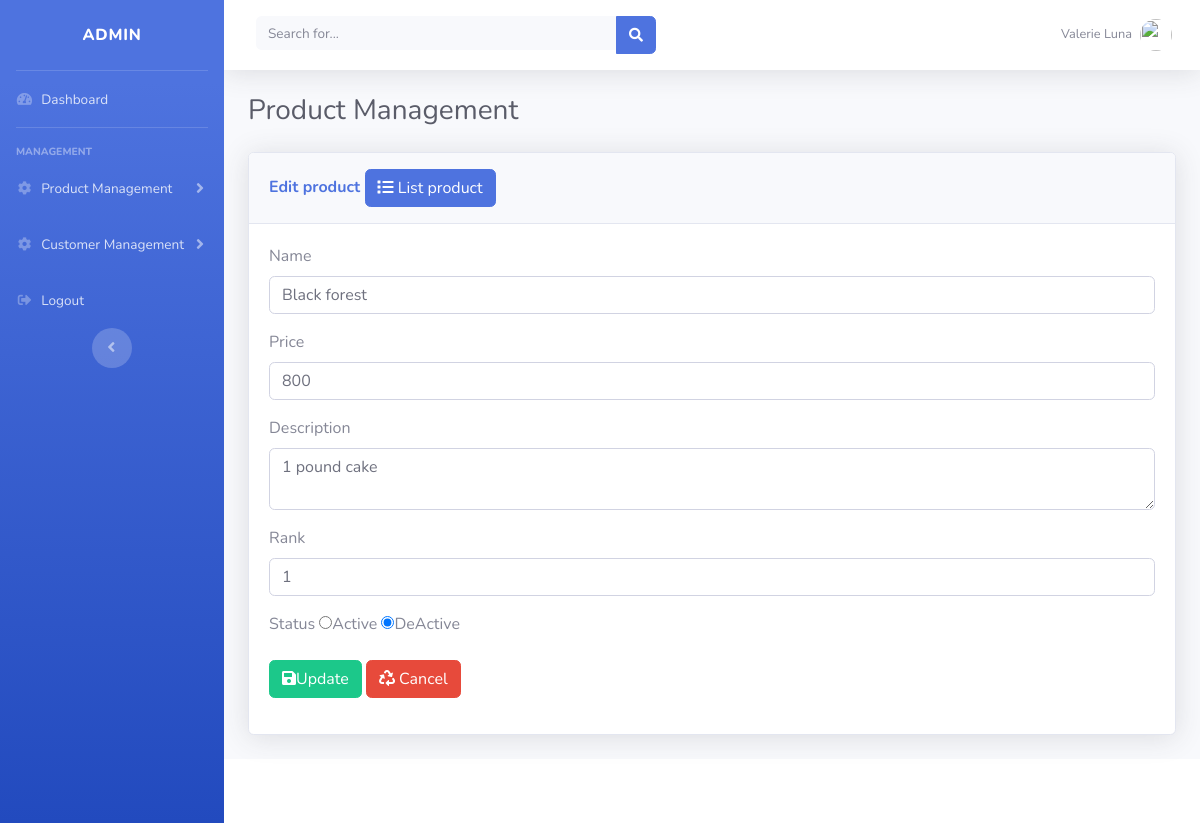
/admin/product_edit.php?id=2 (signed in), run on the app's committed database.
### tables this page shows
CREATE TABLE `tbl_product` (
  `id` int(11) NOT NULL,
  `name` varchar(255) NOT NULL,
  `price` int(11) NOT NULL,
  `description` text,
  `status` tinyint(1) NOT NULL DEFAULT '0',
  `rank` int(11) NOT NULL,
  `created_at` datetime DEFAULT NULL,
  `updated_at` datetime DEFAULT NULL,
  `created_by` varchar(30) DEFAULT NULL,
  `image` varchar(255) DEFAULT NULL,
  `updated_by` varchar(30) DEFAULT NULL
);

### admin/object.php (called while the page is built, shortened)
<?php
require_once "class/product.class.php";
$product = new Product();
?>

### admin/class/product.class.php (called while the page is built, shortened)
<?php
require_once "common.class.php";
class Product extends Common{
	public $id,$name,$price,$description,$rank,$status,$created_at,$updated_at,$updated_by,$created_by,$image;
	public function selectProductById(){
		$sql = "select * from tbl_product where id='$this->id'";
		return $this->select($sql);
	}
}
?>

### admin/class/common.class.php (called while the page is built, shortened)
<?php
class Common{
	protected $connect;
	protected function connect(){
		$this->connect = new mysqli('localhost','root','','db_project');
	}
	function select($sql){
		$result = $this->connect->query($sql);
		$data = [];
		if($result->num_rows > 0){
			while( $row = $result->fetch_object()){
				array_push($data, $row);
			}
			return $data;
		}
	}
}
?>

### admin/product_edit.php (the view, shortened to what this page needs)
 <?php require_once "header.php"; ?>
 <?php
$product->set('id',$_GET['id']);
$data=$product->selectProductById();
?>
      <div id="content">
        <nav class="navbar navbar-expand navbar-light bg-white topbar mb-4 static-top shadow">
          <form class="d-none d-sm-inline-block form-inline mr-auto ml-md-3 my-2 my-md-0 mw-100 navbar-search">
            <div class="input-group">
              <input type="text" class="form-control bg-light border-0 small" placeholder="Search for..." aria-label="Search" aria-describedby="basic-addon2">
              <div class="input-group-append">
                <button class="btn btn-primary" type="button">
                  <i class="fas fa-search fa-sm"></i>
                </button>
              </div>
            </div>
          </form>
          <ul class="navbar-nav ml-auto">
            <li class="nav-item dropdown no-arrow">
              <a class="nav-link dropdown-toggle" href="#" id="userDropdown" role="button" data-toggle="dropdown" aria-haspopup="true" aria-expanded="false">
                <span class="mr-2 d-none d-lg-inline text-gray-600 small">Valerie Luna</span>
                <img class="img-profile rounded-circle" src="https://source.unsplash.com/QAB-WJcbgJk/60x60">
              </a>
            </li>
          </ul>
        </nav>
        <div class="container-fluid">
          <h1 class="h3 mb-4 text-gray-800">Product Management</h1>
                <div class="card shadow mb-4">
                <div class="card-header py-3">
                  <h6 class="m-0 font-weight-bold text-primary">Edit product <a href="list_product.php" class="btn btn-primary"><i class="fas fa-list"></i> List product</a></h6>
                </div>
                <div class="card-body">
                  <form action="" method="POST" id="createForm" novalidate="">
                    <div class="form-group">
                      <label for="name">Name</label>
                      <input type="text" name="name" class="form-control" required="" value="<?php echo $data[0]->name?>">
                    </div>
                     <div class="form-group">
                      <label for="price">Price</label>
                      <input type="number" name="price" class="form-control" required="" value ="<?php echo $data[0]->price?>">
                    </div>
                       <div class="form-group">
                      <label for="description">Description</label>
                      <textarea  name="description" class="form-control" required=""><?php echo $data[0]->description?></textarea>
                    </div>
                    <div class="form-group">
                      <label for="rank">Rank</label>
                      <input type="number" name="rank" class="form-control" required="" value ="<?php echo $data[0]->rank?>">
                    </div>
                    <div class="form-group">
                      <label for="status">Status</label>
                      <?php if($data[0]->status == 1) {?>
                      <input type="radio" name="status" value="1" checked="">Active
                      <input type="radio" name="status" value="0" >DeActive
                      <?php }else {?>
                      <input type="radio" name="status" value="1">Active
                      <input type="radio" name="status" value="0" checked="">DeActive
                    <?php } ?>
                    </div>
                    <div class="form-group">
                      <button type="submit" name="btnUpdate" class="btn btn-success"><i class="fas fa-save"></i>Update</button>
                      <button type="reset" name="btnClear" class="btn btn-danger"><i class="fas fa-recycle"></i> Cancel</button>
                    </div>
                  </form>
                </div>
              </div>
        </div>
      </div>
     <?php require_once "footer.php"; ?>

### data on the page
tbl_product: name "Black forest", price "800", description "1 pound cake", rank "1"
